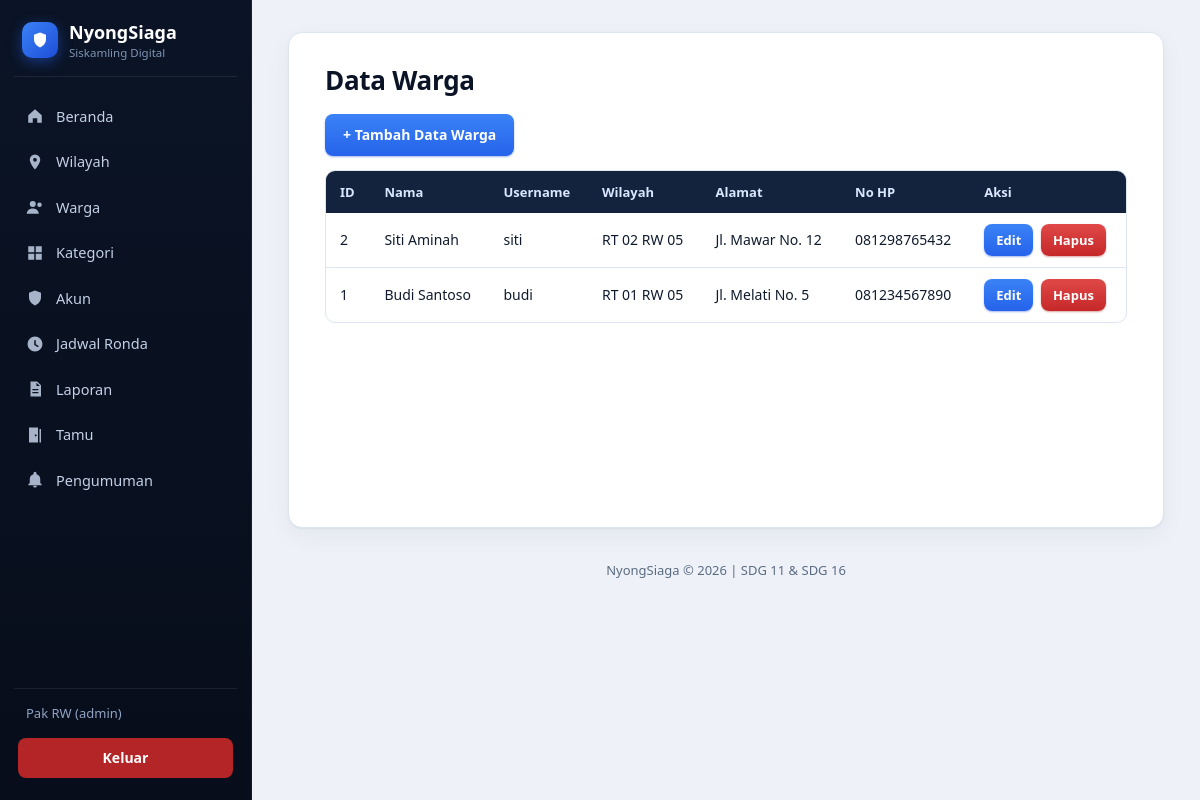
Screenshot of /warga/index.php (signed in) with the database file from the repository.
### tables this page shows
CREATE TABLE warga (
  id INT(11) NOT NULL AUTO_INCREMENT,
  user_id INT(11) NOT NULL,
  wilayah_id INT(11) NOT NULL,
  alamat VARCHAR(255) NOT NULL,
  no_hp VARCHAR(20) NOT NULL,
  PRIMARY KEY (id),
  FOREIGN KEY (user_id) REFERENCES users(id) ON DELETE CASCADE,
  FOREIGN KEY (wilayah_id) REFERENCES wilayah(id)
);

CREATE TABLE users (
  id INT(11) NOT NULL AUTO_INCREMENT,
  nama VARCHAR(100) NOT NULL,
  username VARCHAR(100) NOT NULL UNIQUE,
  password VARCHAR(255) NOT NULL,
  role ENUM('admin','ketua_ronda','warga') NOT NULL DEFAULT 'warga',
  created_at TIMESTAMP NOT NULL DEFAULT CURRENT_TIMESTAMP,
  PRIMARY KEY (id)
);

CREATE TABLE wilayah (
  id INT(11) NOT NULL AUTO_INCREMENT,
  nama_wilayah VARCHAR(100) NOT NULL,
  PRIMARY KEY (id)
);

### includes/auth.php (called while the page is built, shortened)
<?php
function e($teks) { return htmlspecialchars($teks, ENT_QUOTES, 'UTF-8'); }

### warga/index.php (the view, shortened to what this page needs)
<?php
require_once "../includes/auth.php";
$data = mysqli_query($koneksi, "SELECT w.id, u.nama, u.username, wl.nama_wilayah, w.alamat, w.no_hp
    FROM warga w JOIN users u ON u.id = w.user_id JOIN wilayah wl ON wl.id = w.wilayah_id ORDER BY w.id DESC");
include "../includes/header.php";
?>
<h2>Data Warga</h2>
<a class="btn" href="form.php">+ Tambah Data Warga</a>
<table>
  <tr><th>ID</th><th>Nama</th><th>Username</th><th>Wilayah</th><th>Alamat</th><th>No HP</th><th>Aksi</th></tr>
  <?php while ($w = mysqli_fetch_assoc($data)): ?>
  <tr>
    <td><?= $w['id'] ?></td><td><?= e($w['nama']) ?></td><td><?= e($w['username']) ?></td>
    <td><?= e($w['nama_wilayah']) ?></td><td><?= e($w['alamat']) ?></td><td><?= e($w['no_hp']) ?></td>
    <td>
      <a class="btn" href="form.php?id=<?= $w['id'] ?>">Edit</a>
      <a class="btn btn-hapus" href="hapus.php?id=<?= $w['id'] ?>" onclick="return confirm('Hapus data warga ini?')">Hapus</a>
    </td>
  </tr>
  <?php endwhile; ?>
</table>
<?php include "../includes/footer.php"; ?>

### includes/header.php (shortened to what this page needs)
<!DOCTYPE html>
<html lang="id">
<head>
  <link rel="stylesheet" href="<?= BASE_URL ?>/assets/style.css">
</head>
<body>
<nav class="navbar">
  <a class="brand" href="<?= BASE_URL ?>/index.php">NyongSiaga</a>
  <?php if (isset($_SESSION['user'])): $role = $_SESSION['user']['role']; ?>
    <div class="menu">
      <a href="<?= BASE_URL ?>/index.php">Beranda</a>
      <?php if ($role === 'admin'): ?>
        <a href="<?= BASE_URL ?>/wilayah/index.php">Wilayah</a>
        <a href="<?= BASE_URL ?>/warga/index.php">Warga</a>
        <a href="<?= BASE_URL ?>/kategori/index.php">Kategori</a>
        <a href="<?= BASE_URL ?>/users/index.php">Akun</a>
      <?php elseif ($role === 'warga'): ?>
        <a href="<?= BASE_URL ?>/warga/profil.php">Data Diri</a>
      <?php endif; ?>
      <a href="<?= BASE_URL ?>/ronda/index.php">Jadwal Ronda</a>
      <a href="<?= BASE_URL ?>/laporan/index.php">Laporan</a>
      <a href="<?= BASE_URL ?>/tamu/index.php">Tamu</a>
      <a href="<?= BASE_URL ?>/pengumuman/index.php">Pengumuman</a>
      <span class="user"><?= e($_SESSION['user']['nama']) ?> (<?= e($role) ?>)</span>
      <a class="btn-keluar" href="<?= BASE_URL ?>/logout.php">Keluar</a>
    </div>
  <?php endif; ?>
</nav>
<main class="container">

### includes/footer.php
</main>
<footer class="footer">NyongSiaga &copy; <?= date('Y') ?> | SDG 11 &amp; SDG 16</footer>
</body>
</html>

### assets/style.css (style rules this page uses)
:root { --malam-0: #070d1a; --malam-1: #0b1426; --malam-2: #13223d; --biru: #2563eb; --biru-tua: #1d4ed8; --biru-muda: #3b82f6; --biru-pucat: #e8f0fe; --latar: #eef2f8; --kertas: #ffffff; --garis: #dde5f0; --teks: #0f1b2d; --redup: #5a6b82; --bahaya: #c62828; --bahaya-tua: #9f1f1f; --sidebar: 252px; }
* { box-sizing: border-box; }
body { margin: 0; font-family: "Segoe UI", system-ui, -apple-system, Roboto, "Helvetica Neue", Arial, sans-serif; font-size: 15px; line-height: 1.55; background: var(--latar); color: var(--teks); }
h2 { font-size: 26px; line-height: 1.2; margin: 0 0 18px; color: var(--malam-1); letter-spacing: -.3px; }
a { color: var(--biru-tua); text-underline-offset: 2px; }
.navbar { position: fixed; top: 0; bottom: 0; left: 0; width: var(--sidebar); display: flex; flex-direction: column; align-items: stretch; gap: 18px; padding: 22px 14px; overflow-y: auto; background: linear-gradient(180deg, var(--malam-1) 0%, var(--malam-0) 100%); color: #cbd7ea; border-right: 1px solid rgba(255, 255, 255, .06); }
.navbar a { color: #c3d0e6; text-decoration: none; }
.brand { position: relative; display: flex; align-items: flex-start; column-gap: 11px; line-height: 20px; padding: 0 8px 18px; font-weight: 700; font-size: 18px; color: #fff !important; border-bottom: 1px solid rgba(255, 255, 255, .08); }
.brand::before { content: ""; width: 36px; height: 36px; border-radius: 10px; box-shadow: 0 4px 14px rgba(37, 99, 235, .45); }
.brand::after { content: "Siskamling Digital"; position: absolute; left: 55px; top: 21px; font-size: 11.5px; font-weight: 500; color: #7f93b2; }
.menu { flex: 1; display: flex; flex-direction: column; align-items: stretch; gap: 3px; }
.menu a:not(.btn-keluar) { display: flex; align-items: center; gap: 12px; padding: 10px 12px; border-radius: 8px; font-size: 14.5px; font-weight: 500; transition: background .15s, color .15s; }
.user { order: 98; margin-top: auto; padding: 14px 12px 4px; font-size: 13px; color: #8fa3c2; border-top: 1px solid rgba(255, 255, 255, .08); word-break: break-word; }
.btn-keluar { order: 99; display: block; margin: 8px 4px 0; padding: 9px 12px; text-align: center; border-radius: 8px; font-size: 14px; font-weight: 600; color: #fff !important; background: rgba(198, 40, 40, .9); transition: background .15s; }
.container { max-width: 1120px; min-height: 62vh; margin: 32px 36px 24px calc(var(--sidebar) + 36px); padding: 32px 36px; background: var(--kertas); border: 1px solid var(--garis); border-radius: 14px; box-shadow: 0 1px 2px rgba(11, 20, 38, .05), 0 8px 24px rgba(11, 20, 38, .05); }
.footer { margin-left: var(--sidebar); padding: 8px 18px 24px; text-align: center; color: var(--redup); font-size: 13px; }
table { width: 100%; margin: 14px 0; border-collapse: separate; border-spacing: 0; font-size: 14px; border: 1px solid var(--garis); border-radius: 10px; overflow: hidden; }
th, td { padding: 11px 14px; text-align: left; vertical-align: middle; border: 0; border-bottom: 1px solid var(--garis); }
th { background: var(--malam-2); color: #dbe7ff; font-weight: 600; font-size: 13px; border-bottom: 0; }
tbody tr:last-child td, table > tr:last-child td { border-bottom: 0; }
.btn { display: inline-block; padding: 10px 18px; border: 0; border-radius: 8px; font: inherit; font-size: 14px; font-weight: 600; color: #fff !important; text-decoration: none; cursor: pointer; background: linear-gradient(180deg, var(--biru-muda), var(--biru)); box-shadow: 0 1px 2px rgba(29, 78, 216, .4); transition: filter .15s, transform .05s; }
.btn-hapus { background: linear-gradient(180deg, #e04848, var(--bahaya)); box-shadow: 0 1px 2px rgba(159, 31, 31, .4); }
td .btn { padding: 6px 12px; font-size: 13px; }
td .btn + .btn, td .btn + form, td form + .btn { margin-left: 4px; }
.menu a:not(.btn-keluar)::before { content: ""; width: 18px; height: 18px; flex-shrink: 0; background: currentColor; -webkit-mask: var(--ik) center / contain no-repeat; mask: var(--ik) center / contain no-repeat; opacity: .85; }

### rows the page displays
warga: id "2", user.nama "Siti Aminah", user.username "siti", wilayah.nama_wilayah "RT 02 RW 05", alamat "Jl. Mawar No. 12", no_hp "081298765432"
warga: id "1", user.nama "Budi Santoso", user.username "budi", wilayah.nama_wilayah "RT 01 RW 05", alamat "Jl. Melati No. 5", no_hp "081234567890"

### other values shown
$_SESSION['user']['nama'] "Pak RW"
$role "admin"
